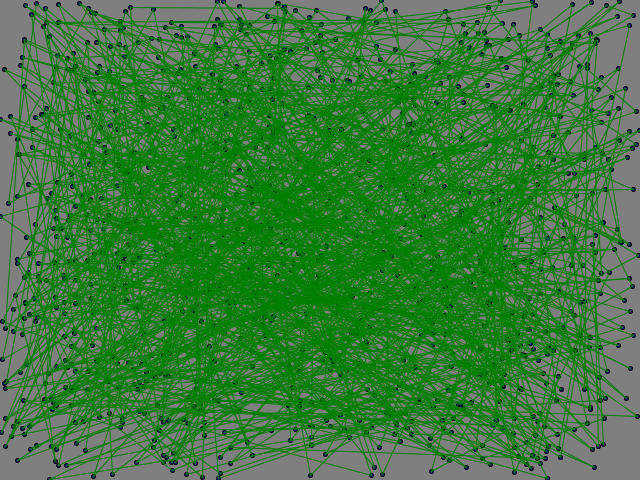
Frame 1 (no input)
Frame 60 (the mouse pressed at the canvas centre just before this capture): identical to frame 1, image omitted
Frame 120 (the mouse held since frame 60 and released just before this capture): identical to frame 1, image omitted

The Processing sketch that drew this single still picture (run headless with seeded random() and noise(); from frame 60 on, the mouse is pressed at the canvas centre):

// Processing sketch: TravelingSalesmanGA2
// ── TravelingSalesmanGA2.pde
final int n_cities = 1000;
final int population_size = 100;
final float mutation_rate = 0.5; 

class City {
  float x;
  float y;

  City(float x_, float y_) {
    x = x_;
    y = y_;
  }

  void draw() {
    fill(0, 0, 127, 200);
    ellipse(x, y, 4, 4);
  }
}

class Path {
  // Order of cities to visit
  int[] order;

  Path() {
    order = new int[n_cities];
    for(int i = 0; i < n_cities; i++) {
      order[i] = i;
    }
  }

  // Randomize path
  void randomize() {
    for(int i = 0; i < n_cities; i++) {
      int j = (int)random(0, n_cities);
      int aux = order[i];
      order[i] = order[j];
      order[j] = aux;
    }
  }

  // Invert a random segment of the path
  void mutate1(){
  }

  // Change the place of 2 cities
  void mutate2(){
  }

  float fitness() {
    float x1, y1, x2, y2, total = 0;
    for(int i = 0; i < n_cities; i++) {
      x1 = cities[order[i]].x;
      y1 = cities[order[i]].y;
      x2 = cities[order[(i+1)%n_cities]].x;
      y2 = cities[order[(i+1)%n_cities]].y;
      total += dist(x1, y1, x2, y2);
    }
    return -total;
  }

  void draw()
  {
    float x1, y1, x2, y2;
    stroke(0, 127, 0);
    for(int i = 0; i < n_cities; i++) {
      x1 = cities[order[i]].x;
      y1 = cities[order[i]].y;
      x2 = cities[order[(i+1)%n_cities]].x;
      y2 = cities[order[(i+1)%n_cities]].y;
      line(x1, y1, x2, y2);
    }
  }

  void copy(Path p) {
    for(int i = 0; i < n_cities; i++) {
      order[i] = p.order[i];
    }
  }

  // Very dumb cross, just select the fittest
  void cross(Path x, Path y){
    if(x.fitness() > y.fitness())
      copy(x);
    else
      copy(y);
  }
}

City[] cities;
Path[] current_population;
Path[] next_population;

void setup()
{
  size(640, 480);
  cities = new City[n_cities];
  current_population = new Path[population_size];
  next_population = new Path[population_size];

  for(int i = 0; i < n_cities; i++) {
    cities[i] = new City(random(0, width), random(0, height));
  }

  for(int i = 0; i < population_size; i++) {
    next_population[i] = new Path();
    current_population[i] = new Path();
    current_population[i].randomize();
  }
}

Path select()
{
  int i = (int)random(0, population_size);
  int j = (int)random(0, population_size);

  if(current_population[i].fitness() >current_population[j].fitness())
    return current_population[i];

  return current_population[j];
}

void draw_best_path()
{
  int best = 0;
  for(int i = 1; i < population_size; i++)
    if(current_population[best].fitness() < current_population[i].fitness())
      best = i;

  current_population[best].draw();
}

void draw()
{
  background(127);
  draw_cities();
  draw_best_path();

  for(int j = 0; j < 100; j++) {
    for(int i = 0; i < population_size; i++) {
      Path x = select();
      Path y = select();
      next_population[i].cross(x, y);
      if(random(0, 1.0) <= mutation_rate)
        next_population[i].mutate1();
    }
  
    for(int i = 0; i < population_size; i++) {
      current_population[i].copy(next_population[i]);
    }
  }

}

void draw_cities()
{
  stroke(0, 0, 0);
  for(int i = 0; i < n_cities; i++)
    cities[i].draw();
}
